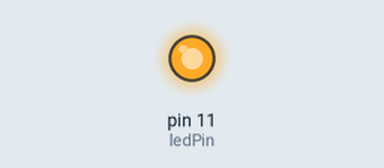
This sketch was run on a simulated Arduino Uno, built with avr-gcc and run on an emulated ATmega328P. Shown: output pins drawn as LEDs (lit = HIGH).

Above: at 0.05 s.
At 0.65 s:
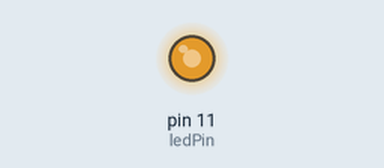
At 1.25 s:
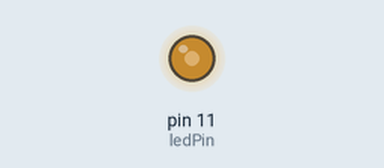
At 2.5 s:
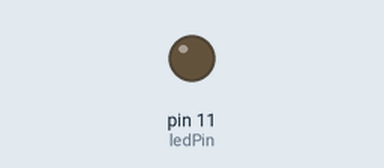
Timing chart, 0 to 5.8 s (numbered marks = the images above):
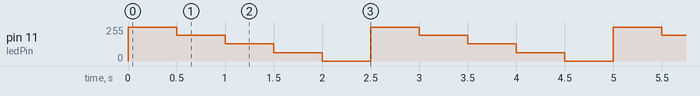

Measured:
- by itself, pin 11 (ledPin): repeats every 2.5 s: 192/255 0.50 s, 129/255 0.50 s, 63/255 0.50 s, 0/255 0.50 s, 255/255 0.50 s

The sketch:

LED_Blink_withMOSFET.ino
```cpp
int ledPin = 11;

void setup() {
  // put your setup code here, to run once:
  pinMode(ledPin, OUTPUT);
}

void loop() {
  // put your main code here, to run repeatedly:
  turnOn(255);
  delay(500);
  turnOn(192);
  delay(500);
  turnOn(129);
  delay(500);
  turnOn(63);
  delay(500);
  turnOn(0);
  delay(500);
}

void turnOn(int brightness) {
  analogWrite(ledPin, brightness);
}
```
